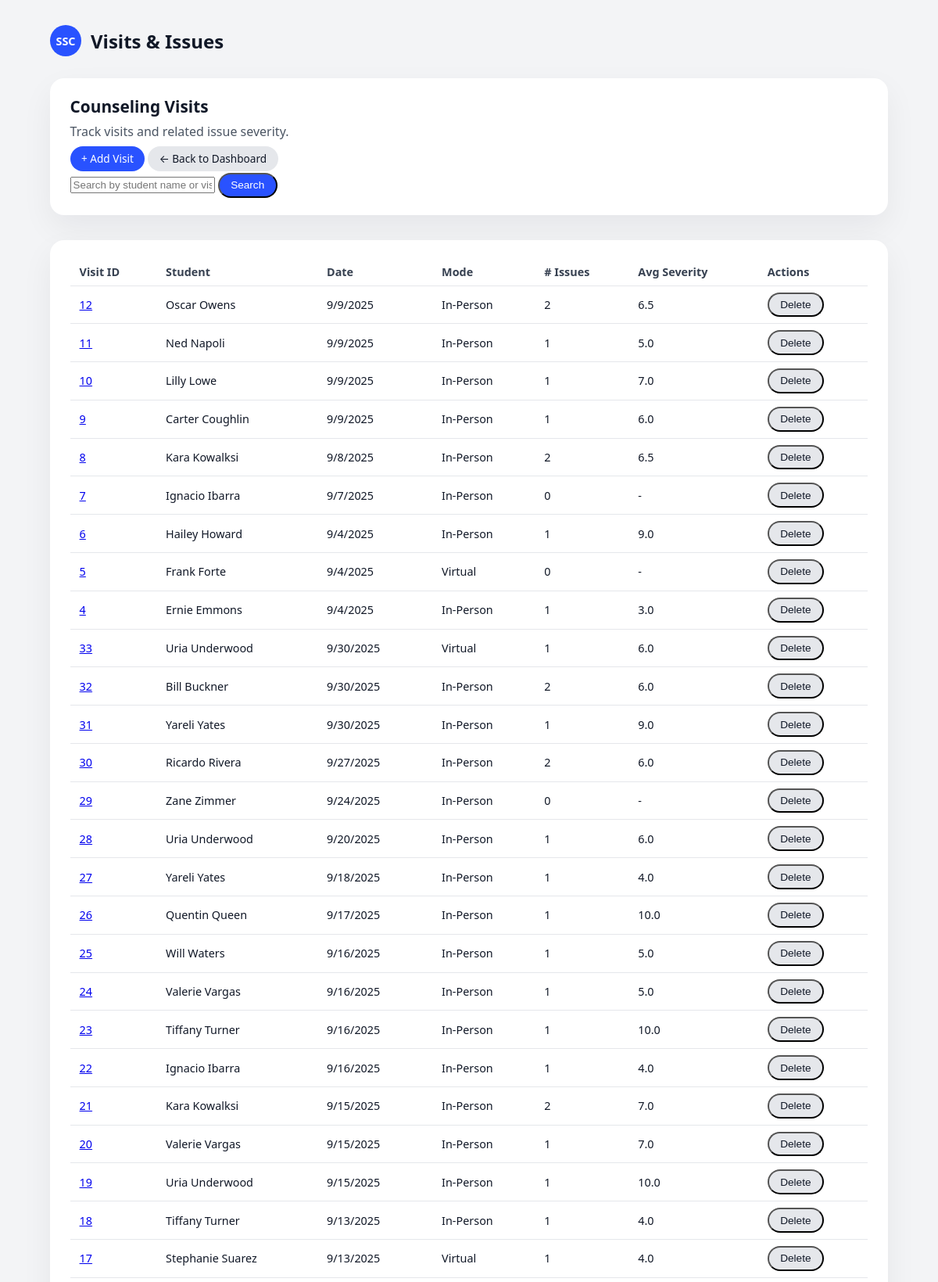
The app's page /visits (upper part) with its own data.
### tables this page shows
CREATE TABLE Visit (
    visit_id INT PRIMARY KEY,
    student_id INT NOT NULL,
    date DATE NOT NULL,
    mode VARCHAR(20) NOT NULL CHECK (mode IN ('in-person', 'virtual')),
    FOREIGN KEY (student_id) REFERENCES Student(student_id)
);

### app.py (the view)
@app.route("/visits")
def list_visits():
    search = request.args.get("search", "")
    conn = get_db_connection()
    if search:
        visits = conn.execute(
            """
            SELECT
              v.visit_id,
              v.date,
              v.mode,
              s.name AS student_name,
              COUNT(i.issue_id) AS issue_count,
              COALESCE(ROUND(AVG(i.severity), 1), NULL) AS avg_severity
            FROM Visit v
            JOIN Student s ON s.student_id = v.student_id
            LEFT JOIN Issue i ON i.visit_id = v.visit_id
            WHERE s.name LIKE ?
               OR CAST(v.visit_id AS TEXT) LIKE ?
            GROUP BY v.visit_id
            ORDER BY v.date DESC, v.visit_id DESC
            """,
            ("%" + search + "%", "%" + search + "%")
        ).fetchall()
    else:
        visits = conn.execute(
            """
            SELECT
              v.visit_id,
              v.date,
              v.mode,
              s.name AS student_name,
              COUNT(i.issue_id) AS issue_count,
              COALESCE(ROUND(AVG(i.severity), 1), NULL) AS avg_severity
            FROM Visit v
            JOIN Student s ON s.student_id = v.student_id
            LEFT JOIN Issue i ON i.visit_id = v.visit_id
            GROUP BY v.visit_id
            ORDER BY v.date DESC, v.visit_id DESC
            """
        ).fetchall()
    conn.close()
    return render_template("visits.html", visits=visits, search=search)

### app.py (called while the page is built)
def get_db_connection():
    conn = sqlite3.connect(DATABASE)
    conn.row_factory = sqlite3.Row  # access columns by name
    return conn

### templates/visits.html (shortened to what this page needs)
<!DOCTYPE html>
<html lang="en">
<head>
  <link rel="stylesheet" href="{{ url_for('static', filename='style.css') }}">
</head>
<body>
<div class="page">
  <header class="top-bar">
    <div class="logo-circle">SSC</div>
    <h1>Visits & Issues</h1>
  </header>
  <main class="content">
    <div class="card hero">
      <h2>Counseling Visits</h2>
      <p>Track visits and related issue severity.</p>
      <p style="margin-top: 0.5rem;">
        <a href="{{ url_for('new_visit') }}" class="button-link">+ Add Visit</a>
        <a href="{{ url_for('home') }}" class="button-link secondary">← Back to Dashboard</a>
      </p>
      <form method="get" action="{{ url_for('list_visits') }}" class="search-form">
        <input type="text"
               name="search"
               placeholder="Search by student name or visit ID..."
               value="{{ search }}"
               class="search-input">
        <button type="submit" class="button-link">Search</button>
      </form>
    </div>
    <div class="card">
      <table class="table">
        <thead>
          <tr>
            <th>Visit ID</th>
            <th>Student</th>
            <th>Date</th>
            <th>Mode</th>
            <th># Issues</th>
            <th>Avg Severity</th>
            <th>Actions</th>
          </tr>
        </thead>
        <tbody>
          {% for v in visits %}
          <tr>
            <td>
              <a href="{{ url_for('visit_detail', visit_id=v.visit_id) }}">
                {{ v.visit_id }}
              </a>
            </td>
            <td>{{ v.student_name }}</td>
            <td>{{ v.date }}</td>
            <td style="text-transform: capitalize;">{{ v.mode }}</td>
            <td>{{ v.issue_count }}</td>
            <td>{{ v.avg_severity if v.avg_severity else '-' }}</td>
            <td>
              <form method="post"
                    action="{{ url_for('delete_visit', visit_id=v.visit_id) }}"
                    onsubmit="return confirm('Delete this visit?');"
                    style="display:inline;">
                <button type="submit" class="button-link secondary">Delete</button>
              </form>
            </td>
          </tr>
          {% endfor %}
        </tbody>
      </table>
    </div>
  </main>
</div>
</body>
</html>

### static/style.css (style rules this page uses)
*, *::before, *::after { box-sizing: border-box; }
body { margin: 0; font-family: system-ui, -apple-system, BlinkMacSystemFont, "SF Pro Text", "Segoe UI", sans-serif; background: #f3f4f6; color: #111827; }
.page { max-width: 1120px; margin: 0 auto; padding: 2rem 1.5rem 3rem; }
.top-bar { display: flex; align-items: center; gap: 0.75rem; margin-bottom: 1.75rem; }
.logo-circle { width: 40px; height: 40px; border-radius: 999px; background: #2952ff; color: #ffffff; display: flex; align-items: center; justify-content: center; font-weight: 600; font-size: 0.9rem; }
.top-bar h1 { font-size: 1.5rem; font-weight: 600; margin: 0; }
.content { display: flex; flex-direction: column; gap: 1.5rem; }
.card { background: #ffffff; border-radius: 18px; padding: 1.4rem 1.6rem; box-shadow: 0 16px 40px rgba(15, 23, 42, 0.06); }
.hero { margin-bottom: 0.5rem; }
.hero h2 { margin: 0 0 0.4rem; font-size: 1.3rem; font-weight: 600; }
.hero p { margin: 0.15rem 0; color: #4b5563; }
.table { width: 100%; border-collapse: collapse; font-size: 0.9rem; }
.table th, .table td { padding: 0.5rem 0.75rem; border-bottom: 1px solid #e5e7eb; text-align: left; }
.table th { font-weight: 600; color: #374151; }
.button-link { display: inline-block; padding: 0.4rem 0.9rem; border-radius: 999px; background: #2952ff; color: #ffffff; text-decoration: none; font-size: 0.85rem; }
.button-link.secondary { background: #e5e7eb; color: #111827; }

### records on screen
Visit: visit_id "12", student_name "Oscar Owens", date "9/9/2025", mode "In-Person", issue_count "2", avg_severity "6.5"
Visit: visit_id "11", student_name "Ned Napoli", date "9/9/2025", mode "In-Person", issue_count "1", avg_severity "5.0"
Visit: visit_id "10", student_name "Lilly Lowe", date "9/9/2025", mode "In-Person", issue_count "1", avg_severity "7.0"
Visit: visit_id "9", student_name "Carter Coughlin", date "9/9/2025", mode "In-Person", issue_count "1", avg_severity "6.0"
Visit: visit_id "8", student_name "Kara Kowalksi", date "9/8/2025", mode "In-Person", issue_count "2", avg_severity "6.5"
Visit: visit_id "7", student_name "Ignacio Ibarra", date "9/7/2025", mode "In-Person", issue_count "0", avg_severity "-"
Visit: visit_id "6", student_name "Hailey Howard", date "9/4/2025", mode "In-Person", issue_count "1", avg_severity "9.0"
Visit: visit_id "5", student_name "Frank Forte", date "9/4/2025", mode "Virtual", issue_count "0", avg_severity "-"
Visit: visit_id "4", student_name "Ernie Emmons", date "9/4/2025", mode "In-Person", issue_count "1", avg_severity "3.0"
Visit: visit_id "33", student_name "Uria Underwood", date "9/30/2025", mode "Virtual", issue_count "1", avg_severity "6.0"
Visit: visit_id "32", student_name "Bill Buckner", date "9/30/2025", mode "In-Person", issue_count "2", avg_severity "6.0"
Visit: visit_id "31", student_name "Yareli Yates", date "9/30/2025", mode "In-Person", issue_count "1", avg_severity "9.0"
Visit: visit_id "30", student_name "Ricardo Rivera", date "9/27/2025", mode "In-Person", issue_count "2", avg_severity "6.0"
Visit: visit_id "29", student_name "Zane Zimmer", date "9/24/2025", mode "In-Person", issue_count "0", avg_severity "-"
Visit: visit_id "28", student_name "Uria Underwood", date "9/20/2025", mode "In-Person", issue_count "1", avg_severity "6.0"
Visit: visit_id "27", student_name "Yareli Yates", date "9/18/2025", mode "In-Person", issue_count "1", avg_severity "4.0"
Visit: visit_id "26", student_name "Quentin Queen", date "9/17/2025", mode "In-Person", issue_count "1", avg_severity "10.0"
Visit: visit_id "25", student_name "Will Waters", date "9/16/2025", mode "In-Person", issue_count "1", avg_severity "5.0"
Visit: visit_id "24", student_name "Valerie Vargas", date "9/16/2025", mode "In-Person", issue_count "1", avg_severity "5.0"
Visit: visit_id "23", student_name "Tiffany Turner", date "9/16/2025", mode "In-Person", issue_count "1", avg_severity "10.0"
Visit: visit_id "22", student_name "Ignacio Ibarra", date "9/16/2025", mode "In-Person", issue_count "1", avg_severity "4.0"
Visit: visit_id "21", student_name "Kara Kowalksi", date "9/15/2025", mode "In-Person", issue_count "2", avg_severity "7.0"
Visit: visit_id "20", student_name "Valerie Vargas", date "9/15/2025", mode "In-Person", issue_count "1", avg_severity "7.0"
Visit: visit_id "19", student_name "Uria Underwood", date "9/15/2025", mode "In-Person", issue_count "1", avg_severity "10.0"
Visit: visit_id "18", student_name "Tiffany Turner", date "9/13/2025", mode "In-Person", issue_count "1", avg_severity "4.0"
Visit: visit_id "17", student_name "Stephanie Suarez", date "9/13/2025", mode "Virtual", issue_count "1", avg_severity "4.0"
